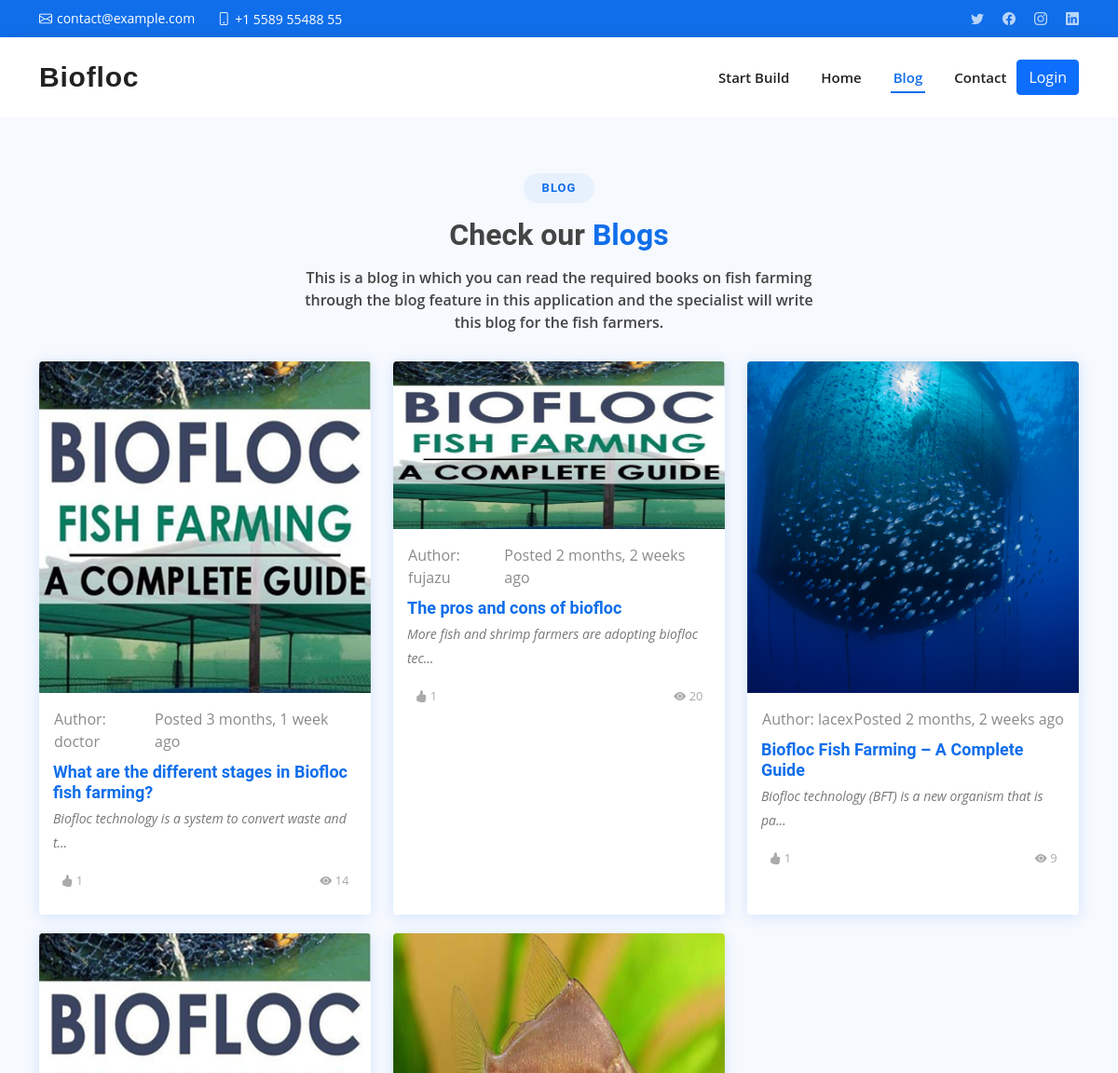
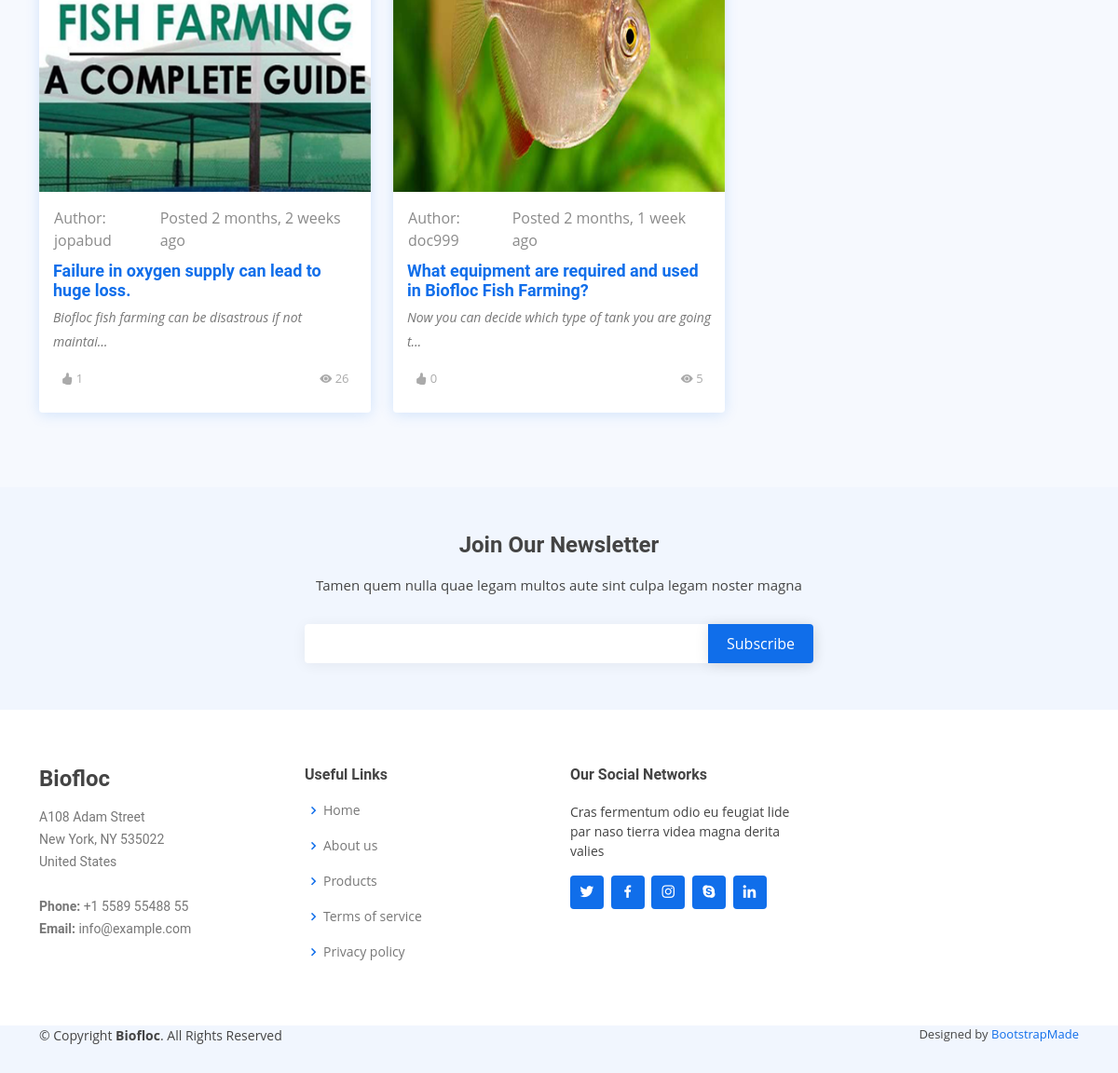
The app's page /blogs/ with its own data (2 pictures, top to bottom).
### blog/models.py (models this page shows, shortened)
class Blog(models.Model):
    title = models.CharField(max_length=255)
    details = models.TextField()
    image = models.ImageField(upload_to='blog', default='720x400.png')
    post_views = models.IntegerField(default=0)
    status = models.BooleanField(default=False)
    author = models.ForeignKey(
        User, related_name='blog', on_delete=models.CASCADE)
    likes = models.ManyToManyField(
        User, related_name='likes', blank=True)
    like_count = models.BigIntegerField(default=0)
    created_at = models.DateTimeField(auto_now_add=True)

### account/models.py (models this page shows)
class User(AbstractUser):
    FARMAR = 'FARMAR'
    AGRICULTURERIST = 'AGRICULTURERIST'
    VATONARIS = 'VATONARIS'
    IS_DOCTOR = 'DOCTOR'
    IS_USER = 'USER'
    USER_TYPE_CHOICES = [
        (IS_DOCTOR, 'Doctor'),
        (IS_USER, 'User'),
    ]
    user_type = models.CharField(
        max_length=20, choices=USER_TYPE_CHOICES, default=IS_USER)

### blog/views.py (the view)
# urls.py: path('blogs/', BlogView.as_view(), name='viewBlog'),
class BlogView(ListView):
    queryset = Blog.objects.filter(status=True)
    context_object_name = 'blogs'

### templates/blog/blog_list.html (shortened to what this page needs)
{% extends "layout/layout.html" %}
{% block content %}
{% load humanize %}
<section id="team" class="team section-bg">
    <div class="container aos-init aos-animate" data-aos="fade-up">
        <div class="section-title">
            <h2>Blog</h2>
            <h3>Check our <span>Blogs</span></h3>
            <p>This is a blog in which you can read the required books on fish farming through the blog feature in this application and the specialist will write this blog for the fish farmers.</p>
        </div>
        <div class="row">
            {% for blog in blogs %}
            <div class="col-lg-4 col-md-4 d-flex align-items-stretch aos-init aos-animate" data-aos="fade-up"
                data-aos-delay="100">
                <div class="member">
                    <div class="member-img">
                        <img src="{{ blog.image.url}}" class="img-fluid" alt="">
                    </div>
                    <div class="d-flex justify-content-between font-weight-light ps-3 pe-3 pt-3"
                        style="color: #8a8a8a;">
                        <div>
                            Author: {{ blog.author }}
                        </div>
                        <div>
                            Posted {{ blog.created_at|naturaltime }}
                        </div>
                    </div>
                    <div class="member-info" style="padding-top: 10px;">
                        <h4><a href="{% url 'blog-details' blog.id %}">{{blog.title}}</a></h4>
                        <p>{{ blog.details|truncatechars:54 }}</p>
                        <div class="like d-flex justify-content-between">
                            <span class="badge badge-primary"><i class="bi bi-hand-thumbs-up-fill"></i>
                                {{blog.like_count}}</span>
                            <span class="badge badge-primary"><i class="bi bi-eye-fill"></i>
                                {{blog.post_views}}</span>
                        </div>
                    </div>
                </div>
            </div>
            {% endfor %}
        </div>
    </div>
</section>
{% endblock content %}

### templates/layout/layout.html (shortened to what this page needs)
{% load static %}
<!DOCTYPE html>
<html lang="en">
<head>
  <link href="{% static 'assets/vendor/aos/aos.css' %}" rel="stylesheet">
  <link href="{% static 'assets/vendor/bootstrap/css/bootstrap.min.css' %}" rel="stylesheet">
  <link href="{% static 'assets/vendor/bootstrap-icons/bootstrap-icons.css' %}" rel="stylesheet">
  <link href="{% static 'assets/vendor/boxicons/css/boxicons.min.css' %}" rel="stylesheet">
  <link href="{% static 'assets/vendor/glightbox/css/glightbox.min.css' %}" rel="stylesheet">
  <link href="{% static 'assets/vendor/swiper/swiper-bundle.min.css' %}" rel="stylesheet">
  <link href="{% static 'assets/css/style.css' %}" rel="stylesheet">
</head>
<body>
  <section id="topbar" class="d-flex align-items-center">
    <div class="container d-flex justify-content-center justify-content-md-between">
      <div class="contact-info d-flex align-items-center">
        <i class="bi bi-envelope d-flex align-items-center"><a
            href="mailto:contact@example.com">contact@example.com</a></i>
        <i class="bi bi-phone d-flex align-items-center ms-4"><span>+1 5589 55488 55</span></i>
      </div>
      <div class="social-links d-none d-md-flex align-items-center">
        <a href="#" class="twitter"><i class="bi bi-twitter"></i></a>
        <a href="#" class="facebook"><i class="bi bi-facebook"></i></a>
        <a href="#" class="instagram"><i class="bi bi-instagram"></i></a>
        <a href="#" class="linkedin"><i class="bi bi-linkedin"></i></i></a>
      </div>
    </div>
  </section>
  <header id="header" class="d-flex align-items-center">
    <div class="container d-flex align-items-center justify-content-between">
      <h1 class="logo me-auto"><a href="{% url 'home' %}">Biofloc</a></h1>
      <nav id="navbar" class="navbar">
        <ul>
          {% url 'sb' as url %}
          <li><a class="nav-link {% if request.path == url %} active {% endif %}" href="{% url 'sb' %}">Start Build</a>
          </li>
          {% url 'home' as url %}
          <li><a class="nav-link {% if request.path == url %} active {% endif %}" href="{% url 'home' %}">Home</a></li>
          {% url 'viewBlog' as url %}
          <li><a class="nav-link {% if request.path == url %} active {% endif %}" href="{% url 'viewBlog' %}">Blog</a>
          </li>
          {% url 'contact' as url %}
          <li><a class="nav-link {% if request.path == url %} active {% endif %}" href="{% url 'contact' %}">Contact</a>
          </li>
          {% url 'cart' as cart %}
          {% url 'checkout' as checkout %}
          {% url 'product' as pro %}
        </ul>
      </nav>
      {% if request.user.is_authenticated %}
      <div class="btn-group">
        <button type="button" class="btn btn-primary dropdown-toggle ms-3" data-bs-toggle="dropdown"
          aria-expanded="false">
          {{request.user|upper}}
        </button>
        <ul class="dropdown-menu">
          {% if request.user.user_type == 'DOCTOR' %}
          <li><a class="dropdown-item" href="{% url 'report' %}">Create Report</a></li>
          <li><a class="dropdown-item" href="{% url 'addBlog' %}">Post On Blog</a></li>
          <li><a class="dropdown-item" href="{% url 'ownBlog' %}">My Posts</a></li>
          {% endif %}
          {% if request.user.user_type == 'USER' %}
          <li><a class="dropdown-item" href="{% url 'report-user' %}">My Report</a></li>
          <li><a class="dropdown-item" href="{% url 'purchase_history' %}">Purchase History</a></li>
          {% endif %}
          <li>
            <hr class="dropdown-divider">
          </li>
          <li><a class="dropdown-item" href="{% url 'profile' %}">Profile</a></li>
          <li><a class="dropdown-item" href="{% url 'logout' %}">Logout</a></li>
        </ul>
      </div>
      {% else %}
      {% url 'product' as url %}
      <a class="btn btn-primary {% if request.path == url %} active {% endif %} ms-2" href="{% url 'login' %}">Login
      </a>
      {% endif %}
    </div>
  </header>
  {% block content %}
  {% endblock content %}
  <footer id="footer">
    <div class="footer-newsletter" id="newsletter">
      <div class="container">
        <div class="row justify-content-center">
          <div class="col-lg-6">
            <h4>Join Our Newsletter</h4>
            <p>Tamen quem nulla quae legam multos aute sint culpa legam noster magna</p>
            <form action="{% url 'newsletter' %}" method="post">
              <input type="email" name="email" required><input type="submit" value="Subscribe">
            </form>
          </div>
        </div>
      </div>
    </div>
    <div class="footer-top">
      <div class="container">
        <div class="row">
          <div class="col-lg-3 col-md-6 footer-contact">
            <h3>Biofloc</h3>
            <p>
              A108 Adam Street <br>
              New York, NY 535022<br>
              United States <br><br>
              <strong>Phone:</strong> +1 5589 55488 55<br>
              <strong>Email:</strong> info@example.com<br>
            </p>
          </div>
          <div class="col-lg-3 col-md-6 footer-links">
            <h4>Useful Links</h4>
            <ul>
              <li><i class="bx bx-chevron-right"></i> <a href="{% url 'home' %}">Home</a></li>
              <li><i class="bx bx-chevron-right"></i> <a href="{% url 'about' %}">About us</a></li>
              <li><i class="bx bx-chevron-right"></i> <a href="{% url 'product' %}">Products</a></li>
              <li><i class="bx bx-chevron-right"></i> <a href="{% url 'terms' %}">Terms of service</a></li>
              <li><i class="bx bx-chevron-right"></i> <a href="{% url 'policy' %}">Privacy policy</a></li>
            </ul>
          </div>
          <div class="col-lg-3 col-md-6 footer-links">
            <h4>Our Social Networks</h4>
            <p>Cras fermentum odio eu feugiat lide par naso tierra videa magna derita valies</p>
            <div class="social-links mt-3">
              <a href="#" class="twitter"><i class="bx bxl-twitter"></i></a>
              <a href="#" class="facebook"><i class="bx bxl-facebook"></i></a>
              <a href="#" class="instagram"><i class="bx bxl-instagram"></i></a>
              <a href="#" class="google-plus"><i class="bx bxl-skype"></i></a>
              <a href="#" class="linkedin"><i class="bx bxl-linkedin"></i></a>
            </div>
          </div>
        </div>
      </div>
    </div>
    <div class="container footer-bottom clearfix">
      <div class="copyright">
        &copy; Copyright <strong><span>Biofloc</span></strong>. All Rights Reserved
      </div>
      <div class="credits">
        Designed by <a href="https://bootstrapmade.com/">BootstrapMade</a>
      </div>
    </div>
  </footer>
</body>
</html>

### records on screen
Blog: image (picture), author "doctor", created_at "3 months, 1 week ago", title "What are the different stages in Biofloc fish farming?", details "Biofloc technology is a system to convert waste and t…", like_count "1", post_views "14"
Blog: image (picture), author "fujazu", created_at "2 months, 2 weeks ago", title "The pros and cons of biofloc", details "More fish and shrimp farmers are adopting biofloc tec…", like_count "1", post_views "20"
Blog: image (picture), author "lacex", created_at "2 months, 2 weeks ago", title "Biofloc Fish Farming – A Complete Guide", details "Biofloc technology (BFT) is a new organism that is pa…", like_count "1", post_views "9"
Blog: image (picture), author "jopabud", created_at "2 months, 2 weeks ago", title "Failure in oxygen supply can lead to huge loss.", details "Biofloc fish farming can be disastrous if not maintai…", like_count "1", post_views "26"
Blog: image (picture), author "doc999", created_at "2 months, 1 week ago", title "What equipment are required and used in Biofloc Fish Farming?", details "Now you can decide which type of tank you are going t…", like_count "0", post_views "5"
